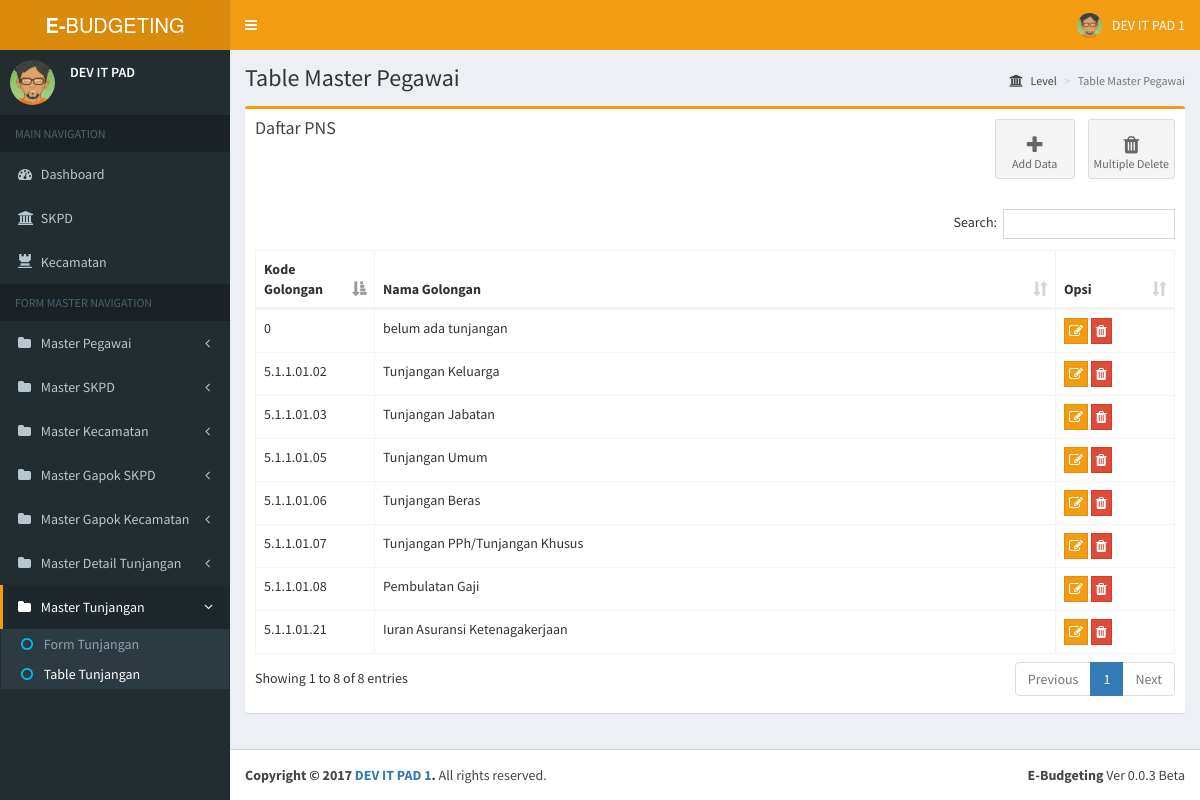
The app's page /home.php?page=table_master_tunjangan with its own data.
### tables this page shows
CREATE TABLE `tunjangan` (
  `kd_rek_tunjangan` varchar(50) NOT NULL,
  `nama_tunjangan` varchar(50) DEFAULT NULL,
  PRIMARY KEY (`kd_rek_tunjangan`)
);

### page/form_master/master_tunjangan/table_master_tunjangan.php (the view, shortened to what this page needs)
<section class="content-header">
  <h1>
    Table Master Pegawai
  </h1>
  <ol class="breadcrumb">
    <li><a href="#"><i class="fa fa-institution"></i> Level</a></li>
    <li class="active">Table Master Pegawai</li>
  </ol>
</section>
<section class="content container-fluid">
	      <div class="row">
	        <div class="col-xs-12">
	          <div class="box box-warning">
	            <div class="box-header">
	            	<div class="row">
	            		<div class="col-sm-6">
	            			<h3 class="box-title">Daftar PNS </h3>
	            		</div>
	            		<div class="col-sm-6">
	            		<div class=" pull-right">
	            			<a class="btn btn-app" href="?page=form_master_tunjangan">
								<i class="fa fa-plus"></i> Add Data
						    </a>
						    <a class="btn btn-app" data-toggle='modal' data-target='#modal-delete-multiple' style="cursor: pointer;">
								<i class="fa fa-trash"></i> Multiple Delete
						    </a>
						</div>
	            		</div>
	            	</div>
	            </div>
	            <div class="box-body">
	              <table id="bpkd-table" class="table table-bordered table-hover">
	                <thead>
	                <tr>
	                   <th width="80px">Kode Golongan</th>
	                  <th>Nama Golongan</th>
	                  <th width="80px">Opsi</th>
	                </tr>
	                </thead>
	                <tbody>
	            <?php
      				$result = mysqli_query($con,"SELECT * FROM tunjangan");
      				while($row = mysqli_fetch_array($result))
      				{
      				?>
      				<tr class='default'>
      					<td><?php echo $row[0]; ?></td>
      					<td><?php echo $row[1]; ?></td>
      					<td>
      	                  	<button type='button' data-toggle='modal' data-target='#modal-edit' class='btn btn-warning btn-flat' style='padding:0;padding:2px 4px;'><i class='fa fa-edit'></i></button>
      	                  	<button type='button' data-toggle='modal' data-target='#modal-delete' class='btn btn-danger  btn-flat' style='padding:0;padding:2px 4px;'><i class='fa fa-trash'></i></button>
      	                </td>
      			</tr>
      			<?php
      				}
      			?>
	              </table>
	            </div>
	          </div>
	        </div>
	    </div>
</section>

### records on screen
tunjangan: kd_rek_tunjangan "0", nama_tunjangan "belum ada tunjangan"
tunjangan: kd_rek_tunjangan "5.1.1.01.02", nama_tunjangan "Tunjangan Keluarga"
tunjangan: kd_rek_tunjangan "5.1.1.01.03", nama_tunjangan "Tunjangan Jabatan"
tunjangan: kd_rek_tunjangan "5.1.1.01.05", nama_tunjangan "Tunjangan Umum"
tunjangan: kd_rek_tunjangan "5.1.1.01.06", nama_tunjangan "Tunjangan Beras"
tunjangan: kd_rek_tunjangan "5.1.1.01.07", nama_tunjangan "Tunjangan PPh/Tunjangan Khusus"
tunjangan: kd_rek_tunjangan "5.1.1.01.08", nama_tunjangan "Pembulatan Gaji"
tunjangan: kd_rek_tunjangan "5.1.1.01.21", nama_tunjangan "Iuran Asuransi Ketenagakerjaan"
